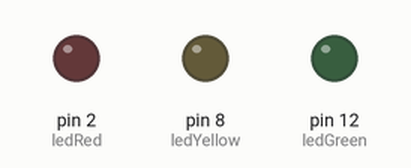
Simulated run of this sketch. Board: Arduino Uno, built with avr-gcc and run on an emulated ATmega328P. Parts: output pins drawn as LEDs (lit = HIGH).

Above: at 0.05 s.
At 0.5 s:
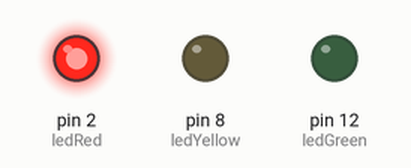
At 1.1 s:
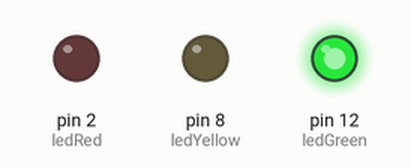
At 2.6 s:
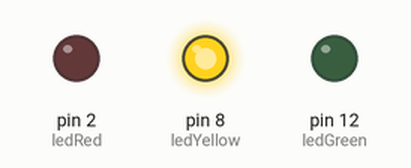
Timing chart, 0 to 3.0 s (numbered marks = the images above):
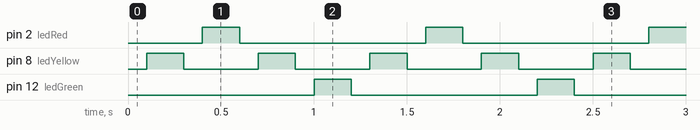

Measured:
- by itself, pin 2 (ledRed), pin 12 (ledGreen): alternates HIGH for 0.20 s and LOW for 1.0 s
- by itself, pin 8 (ledYellow): alternates HIGH for 0.20 s and LOW for 0.40 s
- by itself, everything shown: repeats every 1.2 s, in 8 steps

The sketch:

Piscapiscaled.ino
```cpp
const int ledGreen = 12;
const int ledYellow = 8;
const int ledRed = 2;
void setup() {
 pinMode(ledGreen ,OUTPUT);
 pinMode(ledYellow ,OUTPUT);
 pinMode(ledRed ,OUTPUT);
 digitalWrite(ledGreen , LOW);
 digitalWrite(ledYellow , LOW);
 digitalWrite(ledRed , LOW);
}
void loop() {
 digitalWrite(ledGreen, LOW);
 delay(100);
 digitalWrite(ledYellow, HIGH);
 delay(200);
 digitalWrite(ledYellow, LOW);
 delay(100);
 digitalWrite(ledRed, HIGH);
 delay(200);
 digitalWrite(ledRed, LOW);
 delay(100);
 digitalWrite(ledYellow, HIGH);
 delay(200);
 digitalWrite(ledYellow, LOW);
 delay(100);
 digitalWrite(ledGreen, HIGH);
 delay(200);
}
```
